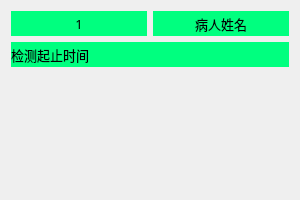
<?xml version="1.0" encoding="UTF-8"?>
<ui version="4.0">
 <class>PlotInfo</class>
 <widget class="QWidget" name="PlotInfo">
  <property name="geometry">
   <rect>
    <x>0</x>
    <y>0</y>
    <width>300</width>
    <height>200</height>
   </rect>
  </property>
  <property name="sizePolicy">
   <sizepolicy hsizetype="Preferred" vsizetype="Preferred">
    <horstretch>0</horstretch>
    <verstretch>0</verstretch>
   </sizepolicy>
  </property>
  <property name="windowTitle">
   <string>Form</string>
  </property>
  <layout class="QGridLayout" name="gridLayout">
   <item row="0" column="0">
    <widget class="QLabel" name="lbTestSampleID">
     <property name="maximumSize">
      <size>
       <width>16777215</width>
       <height>25</height>
      </size>
     </property>
     <property name="font">
      <font>
       <family>微软雅黑</family>
       <pointsize>10</pointsize>
      </font>
     </property>
     <property name="styleSheet">
      <string notr="true">background-color: rgb(0, 255, 127);</string>
     </property>
     <property name="text">
      <string>1</string>
     </property>
     <property name="alignment">
      <set>Qt::AlignCenter</set>
     </property>
    </widget>
   </item>
   <item row="0" column="1">
    <widget class="QLabel" name="lbPatientName">
     <property name="maximumSize">
      <size>
       <width>16777215</width>
       <height>25</height>
      </size>
     </property>
     <property name="font">
      <font>
       <family>微软雅黑</family>
       <pointsize>10</pointsize>
      </font>
     </property>
     <property name="styleSheet">
      <string notr="true">background-color: rgb(0, 255, 127);</string>
     </property>
     <property name="text">
      <string>病人姓名</string>
     </property>
     <property name="alignment">
      <set>Qt::AlignCenter</set>
     </property>
    </widget>
   </item>
   <item row="2" column="0" colspan="2">
    <widget class="Plot" name="tegCurvePlot"/>
   </item>
   <item row="1" column="0" colspan="2">
    <widget class="QLabel" name="lbStartToEndTime">
     <property name="maximumSize">
      <size>
       <width>16777215</width>
       <height>25</height>
      </size>
     </property>
     <property name="font">
      <font>
       <family>微软雅黑</family>
       <pointsize>10</pointsize>
      </font>
     </property>
     <property name="styleSheet">
      <string notr="true">background-color: rgb(0, 255, 127);</string>
     </property>
     <property name="text">
      <string>检测起止时间</string>
     </property>
    </widget>
   </item>
  </layout>
 </widget>
 <customwidgets>
  <customwidget>
   <class>Plot</class>
   <extends>QFrame</extends>
   <header>plot.h</header>
   <container>1</container>
  </customwidget>
 </customwidgets>
 <resources/>
 <connections/>
</ui>
